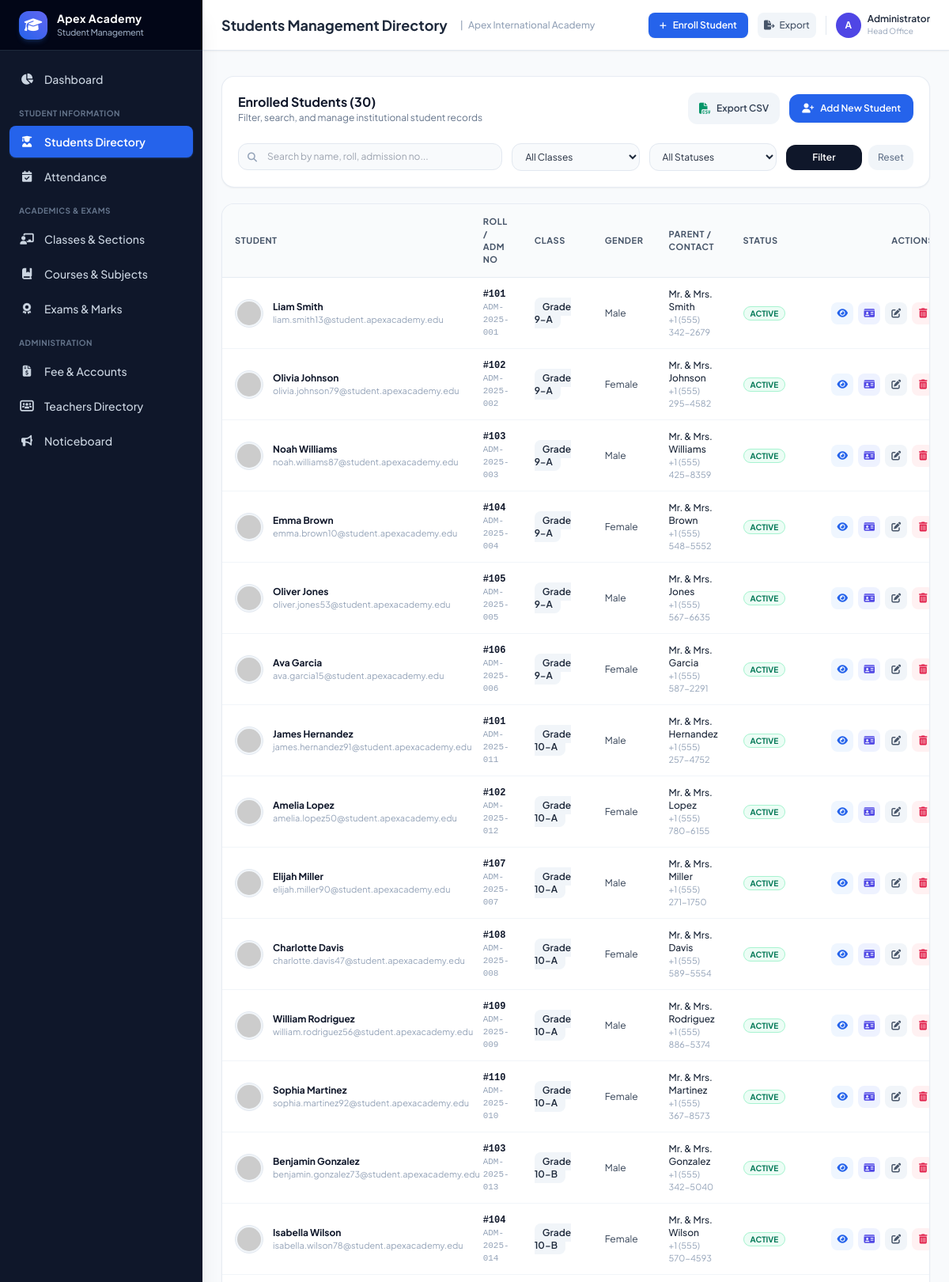
/students (upper part), run on the app's committed database.
### tables this page shows
CREATE TABLE students (
        id INTEGER PRIMARY KEY AUTOINCREMENT,
        admission_no TEXT UNIQUE NOT NULL,
        roll_no TEXT NOT NULL,
        first_name TEXT NOT NULL,
        last_name TEXT NOT NULL,
        gender TEXT NOT NULL,
        dob TEXT NOT NULL,
        blood_group TEXT,
        email TEXT,
        phone TEXT,
        address TEXT,
        class_id INTEGER NOT NULL,
        admission_date TEXT NOT NULL,
        parent_name TEXT NOT NULL,
        parent_relation TEXT DEFAULT 'Parent',
        parent_phone TEXT NOT NULL,
        parent_email TEXT,
        status TEXT DEFAULT 'Active',
        avatar_url TEXT,
        FOREIGN KEY (class_id) REFERENCES classes(id) ON DELETE RESTRICT
    );

CREATE TABLE classes (
        id INTEGER PRIMARY KEY AUTOINCREMENT,
        name TEXT NOT NULL,
        grade_level TEXT NOT NULL,
        section TEXT NOT NULL,
        room_number TEXT,
        class_teacher_id INTEGER,
        FOREIGN KEY (class_teacher_id) REFERENCES teachers(id) ON DELETE SET NULL,
        UNIQUE(grade_level, section)
    );

### app.py (the view)
@app.route('/students')
def students_list():
    search = request.args.get('q', '').strip()
    class_id = request.args.get('class_id', '').strip()
    status = request.args.get('status', '').strip()
    gender = request.args.get('gender', '').strip()
    query = """
        SELECT s.*, c.name as class_name
        FROM students s
        LEFT JOIN classes c ON s.class_id = c.id
        WHERE 1=1
    """
    params = []
    if search:
        query += " AND (s.first_name LIKE ? OR s.last_name LIKE ? OR s.admission_no LIKE ? OR s.roll_no LIKE ?)"
        term = f"%{search}%"
        params.extend([term, term, term, term])
    if class_id:
        query += " AND s.class_id = ?"
        params.append(class_id)
    if status:
        query += " AND s.status = ?"
        params.append(status)
    if gender:
        query += " AND s.gender = ?"
        params.append(gender)
    query += " ORDER BY s.class_id ASC, CAST(s.roll_no AS INTEGER) ASC, s.first_name ASC"
    students = query_db(query, params)
    classes = query_db("SELECT * FROM classes ORDER BY grade_level, section")
    return render_template(
        'students/index.html',
        students=students,
        classes=classes,
        search=search,
        selected_class=class_id,
        selected_status=status,
        selected_gender=gender,
        total_count=len(students)
    )

### app.py (called while the page is built)
@app.context_processor
def inject_global_settings():
    return {
        'school_name': config.SCHOOL_NAME,
        'school_tagline': config.SCHOOL_TAGLINE,
        'school_address': config.SCHOOL_ADDRESS,
        'school_contact': config.SCHOOL_CONTACT,
        'academic_year': config.SCHOOL_ACADEMIC_YEAR,
        'now': datetime.now()
    }

### database.py (called while the page is built)
def get_db():
    conn = sqlite3.connect(DATABASE_PATH)
    conn.row_factory = sqlite3.Row
    conn.execute("PRAGMA foreign_keys = ON")
    return conn

def query_db(query, args=(), one=False):
    conn = get_db()
    try:
        cur = conn.cursor()
        cur.execute(query, args)
        rv = cur.fetchall()
        return (rv[0] if rv else None) if one else rv
    finally:
        conn.close()

### templates/students/index.html (shortened to what this page needs)
{% extends "base.html" %}
{% block header_title %}Students Management Directory{% endblock %}
{% block content %}
<div class="space-y-5 pb-8">
    <div class="bg-white p-5 rounded-2xl border border-slate-200/80 shadow-sm space-y-4">
        <div class="flex flex-col md:flex-row md:items-center justify-between gap-4">
            <div>
                <h3 class="text-base font-bold text-slate-900">Enrolled Students ({{ total_count }})</h3>
                <p class="text-xs text-slate-500">Filter, search, and manage institutional student records</p>
            </div>
            <div class="flex items-center gap-3">
                <a href="{{ url_for('export_students_csv') }}" class="inline-flex items-center gap-2 bg-slate-100 hover:bg-slate-200 text-slate-700 text-xs font-semibold px-3.5 py-2.5 rounded-xl transition-colors">
                    <i class="fa-solid fa-file-csv text-emerald-600 text-sm"></i>
                    <span>Export CSV</span>
                </a>
                <a href="{{ url_for('student_create') }}" class="inline-flex items-center gap-2 bg-blue-600 hover:bg-blue-700 text-white text-xs font-semibold px-4 py-2.5 rounded-xl transition-colors shadow-sm">
                    <i class="fa-solid fa-user-plus"></i>
                    <span>Add New Student</span>
                </a>
            </div>
        </div>
        <form method="GET" action="{{ url_for('students_list') }}" class="grid grid-cols-1 sm:grid-cols-2 md:grid-cols-5 gap-3 pt-2">
            <div class="md:col-span-2 relative">
                <input type="text" name="q" value="{{ search }}" placeholder="Search by name, roll, admission no..."
                    class="w-full bg-slate-50 border border-slate-200 rounded-xl pl-9 pr-3 py-2 text-xs focus:ring-2 focus:ring-blue-500 focus:bg-white transition-all">
                <i class="fa-solid fa-magnifying-glass absolute left-3 top-2.5 text-slate-400 text-xs"></i>
            </div>
            <div>
                <select name="class_id" class="w-full bg-slate-50 border border-slate-200 rounded-xl px-3 py-2 text-xs focus:ring-2 focus:ring-blue-500 focus:bg-white transition-all">
                    <option value="">All Classes</option>
                </select>
            </div>
            <div>
                <select name="status" class="w-full bg-slate-50 border border-slate-200 rounded-xl px-3 py-2 text-xs focus:ring-2 focus:ring-blue-500 focus:bg-white transition-all">
                    <option value="">All Statuses</option>
                </select>
            </div>
            <div class="flex items-center gap-2">
                <button type="submit" class="w-full bg-slate-900 hover:bg-slate-800 text-white text-xs font-semibold py-2 rounded-xl transition-colors">
                    Filter
                </button>
                <a href="{{ url_for('students_list') }}" class="px-3 py-2 text-xs font-medium text-slate-500 hover:text-slate-800 bg-slate-100 hover:bg-slate-200 rounded-xl transition-colors">
                    Reset
                </a>
            </div>
        </form>
    </div>
    <div class="bg-white rounded-2xl border border-slate-200/80 shadow-sm overflow-hidden">
        <div class="overflow-x-auto">
            <table class="w-full text-left text-xs">
                <thead class="bg-slate-50/80 text-slate-600 font-semibold border-b border-slate-200/80 uppercase tracking-wider text-[11px]">
                    <tr>
                        <th class="py-3.5 px-4">Student</th>
                        <th class="py-3.5 px-4">Roll / Adm No</th>
                        <th class="py-3.5 px-4">Class</th>
                        <th class="py-3.5 px-4">Gender</th>
                        <th class="py-3.5 px-4">Parent / Contact</th>
                        <th class="py-3.5 px-4">Status</th>
                        <th class="py-3.5 px-4 text-right">Actions</th>
                    </tr>
                </thead>
                <tbody class="divide-y divide-slate-100 text-slate-700">
                    {% for student in students %}
                    <tr class="hover:bg-slate-50/80 transition-colors">
                        <td class="py-3 px-4">
                            <div class="flex items-center gap-3">
                                <img src="{{ student.avatar_url }}" alt="avatar" class="w-9 h-9 rounded-full bg-slate-100 border border-slate-200 p-0.5">
                                <div>
                                    <a href="{{ url_for('student_detail', id=student.id) }}" class="font-bold text-slate-900 hover:text-blue-600">
                                        {{ student.first_name }} {{ student.last_name }}
                                    </a>
                                    <p class="text-[11px] text-slate-400">{{ student.email or 'No email' }}</p>
                                </div>
                            </div>
                        </td>
                        <td class="py-3 px-4">
                            <span class="font-mono font-bold text-slate-900">#{{ student.roll_no }}</span>
                            <p class="text-[11px] text-slate-400 font-mono">{{ student.admission_no }}</p>
                        </td>
                        <td class="py-3 px-4">
                            <span class="font-semibold text-slate-800 bg-slate-100 px-2.5 py-1 rounded-lg">
                                {{ student.class_name }}
                            </span>
                        </td>
                        <td class="py-3 px-4">
                            {{ student.gender }}
                        </td>
                        <td class="py-3 px-4">
                            <p class="font-medium text-slate-800">{{ student.parent_name }}</p>
                            <p class="text-[11px] text-slate-400">{{ student.parent_phone }}</p>
                        </td>
                        <td class="py-3 px-4">
                            <span class="text-[10px] font-bold px-2 py-0.5 rounded-full uppercase badge-{{ student.status.lower() }}">
                                {{ student.status }}
                            </span>
                        </td>
                        <td class="py-3 px-4 text-right">
                            <div class="inline-flex items-center gap-1.5">
                                <a href="{{ url_for('student_detail', id=student.id) }}" title="View Profile" class="w-7 h-7 rounded-lg bg-blue-50 text-blue-600 hover:bg-blue-100 flex items-center justify-center transition-colors">
                                    <i class="fa-solid fa-eye text-xs"></i>
                                </a>
                                <a href="{{ url_for('student_id_card', id=student.id) }}" title="Student ID Card" class="w-7 h-7 rounded-lg bg-indigo-50 text-indigo-600 hover:bg-indigo-100 flex items-center justify-center transition-colors">
                                    <i class="fa-solid fa-id-card text-xs"></i>
                                </a>
                                <a href="{{ url_for('student_edit', id=student.id) }}" title="Edit Details" class="w-7 h-7 rounded-lg bg-slate-100 text-slate-600 hover:bg-slate-200 flex items-center justify-center transition-colors">
                                    <i class="fa-solid fa-pen-to-square text-xs"></i>
                                </a>
                                <form method="POST" action="{{ url_for('student_delete', id=student.id) }}" onsubmit="return confirm('Are you sure you want to remove this student?')" class="inline">
                                    <button type="submit" title="Delete Student" class="w-7 h-7 rounded-lg bg-rose-50 text-rose-600 hover:bg-rose-100 flex items-center justify-center transition-colors">
                                        <i class="fa-solid fa-trash-can text-xs"></i>
                                    </button>
                                </form>
                            </div>
                        </td>
                    </tr>
                    {% endfor %}
                </tbody>
            </table>
        </div>
    </div>
</div>
{% endblock %}

### static/css/styles.css (style rules this page uses)
body { font-family: 'Plus Jakarta Sans', system-ui, -apple-system, sans-serif; }
.badge-active { background-color: #ecfdf5; color: #047857; border: 1px solid #a7f3d0; }

### data on the page
students: first_name "Liam", last_name "Smith", email "liam.smith13@student.apexacademy.edu", roll_no "101", admission_no "ADM-2025-001", class_name "Grade 9-A", gender "Male", parent_name "Mr. & Mrs. Smith", parent_phone "+1 (555) 342-2679", status "ACTIVE"
students: first_name "Olivia", last_name "Johnson", email "olivia.johnson79@student.apexacademy.edu", roll_no "102", admission_no "ADM-2025-002", class_name "Grade 9-A", gender "Female", parent_name "Mr. & Mrs. Johnson", parent_phone "+1 (555) 295-4582", status "ACTIVE"
students: first_name "Noah", last_name "Williams", email "noah.williams87@student.apexacademy.edu", roll_no "103", admission_no "ADM-2025-003", class_name "Grade 9-A", gender "Male", parent_name "Mr. & Mrs. Williams", parent_phone "+1 (555) 425-8359", status "ACTIVE"
students: first_name "Emma", last_name "Brown", email "emma.brown10@student.apexacademy.edu", roll_no "104", admission_no "ADM-2025-004", class_name "Grade 9-A", gender "Female", parent_name "Mr. & Mrs. Brown", parent_phone "+1 (555) 548-5552", status "ACTIVE"
students: first_name "Oliver", last_name "Jones", email "oliver.jones53@student.apexacademy.edu", roll_no "105", admission_no "ADM-2025-005", class_name "Grade 9-A", gender "Male", parent_name "Mr. & Mrs. Jones", parent_phone "+1 (555) 567-6635", status "ACTIVE"
students: first_name "Ava", last_name "Garcia", email "ava.garcia15@student.apexacademy.edu", roll_no "106", admission_no "ADM-2025-006", class_name "Grade 9-A", gender "Female", parent_name "Mr. & Mrs. Garcia", parent_phone "+1 (555) 587-2291", status "ACTIVE"
students: first_name "James", last_name "Hernandez", email "james.hernandez91@student.apexacademy.edu", roll_no "101", admission_no "ADM-2025-011", class_name "Grade 10-A", gender "Male", parent_name "Mr. & Mrs. Hernandez", parent_phone "+1 (555) 257-4752", status "ACTIVE"
students: first_name "Amelia", last_name "Lopez", email "amelia.lopez50@student.apexacademy.edu", roll_no "102", admission_no "ADM-2025-012", class_name "Grade 10-A", gender "Female", parent_name "Mr. & Mrs. Lopez", parent_phone "+1 (555) 780-6155", status "ACTIVE"
students: first_name "Elijah", last_name "Miller", email "elijah.miller90@student.apexacademy.edu", roll_no "107", admission_no "ADM-2025-007", class_name "Grade 10-A", gender "Male", parent_name "Mr. & Mrs. Miller", parent_phone "+1 (555) 271-1750", status "ACTIVE"
students: first_name "Charlotte", last_name "Davis", email "charlotte.davis47@student.apexacademy.edu", roll_no "108", admission_no "ADM-2025-008", class_name "Grade 10-A", gender "Female", parent_name "Mr. & Mrs. Davis", parent_phone "+1 (555) 589-5554", status "ACTIVE"
students: first_name "William", last_name "Rodriguez", email "william.rodriguez56@student.apexacademy.edu", roll_no "109", admission_no "ADM-2025-009", class_name "Grade 10-A", gender "Male", parent_name "Mr. & Mrs. Rodriguez", parent_phone "+1 (555) 886-5374", status "ACTIVE"
students: first_name "Sophia", last_name "Martinez", email "sophia.martinez92@student.apexacademy.edu", roll_no "110", admission_no "ADM-2025-010", class_name "Grade 10-A", gender "Female", parent_name "Mr. & Mrs. Martinez", parent_phone "+1 (555) 367-8573", status "ACTIVE"
students: first_name "Benjamin", last_name "Gonzalez", email "benjamin.gonzalez73@student.apexacademy.edu", roll_no "103", admission_no "ADM-2025-013", class_name "Grade 10-B", gender "Male", parent_name "Mr. & Mrs. Gonzalez", parent_phone "+1 (555) 342-5040", status "ACTIVE"
students: first_name "Isabella", last_name "Wilson", email "isabella.wilson78@student.apexacademy.edu", roll_no "104", admission_no "ADM-2025-014", class_name "Grade 10-B", gender "Female", parent_name "Mr. & Mrs. Wilson", parent_phone "+1 (555) 570-4593", status "ACTIVE"

### other printed values
{{ school_name }} "Apex International Academy"
{{ total_count }} "30"
